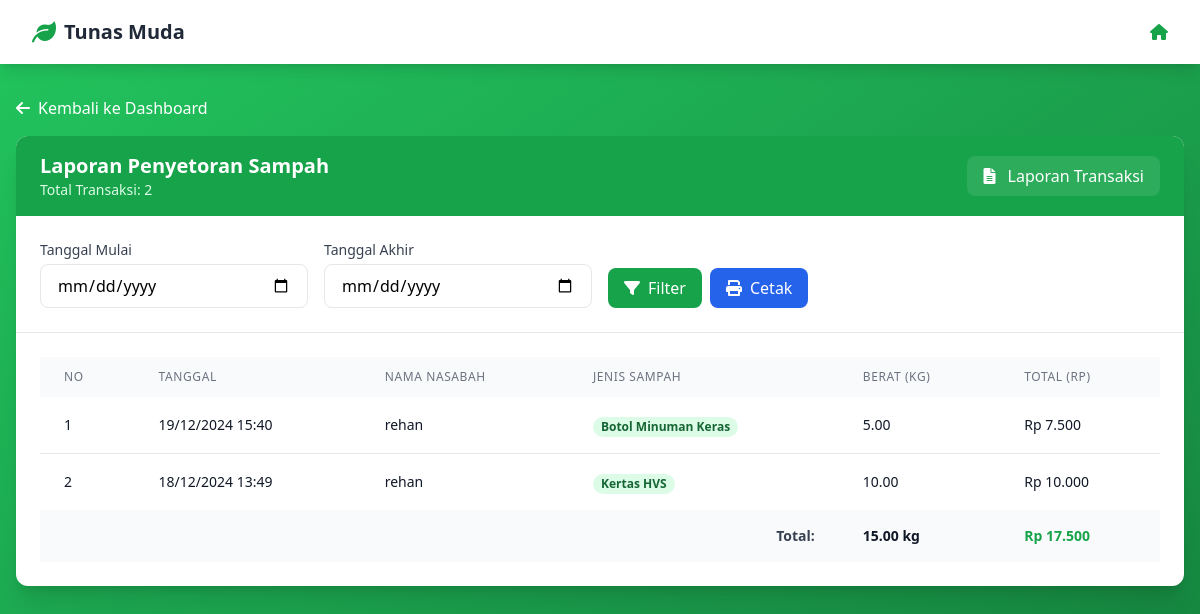
Screenshot of /bank_sampah/laporan.php (signed in) with the database file from the repository.
### tables this page shows
CREATE TABLE `transaksi` (
  `id` int(11) NOT NULL,
  `tanggal` datetime NOT NULL,
  `idNasabah` int(11) DEFAULT NULL,
  `idSampah` int(11) DEFAULT NULL,
  `berat` decimal(10,2) DEFAULT NULL,
  `total` decimal(10,2) DEFAULT NULL
);

CREATE TABLE `nasabah` (
  `id` int(11) NOT NULL,
  `nama` varchar(100) NOT NULL,
  `alamat` text NOT NULL,
  `telepon` varchar(15) NOT NULL,
  `saldo` decimal(10,2) DEFAULT 0.00,
  `username` varchar(50) NOT NULL,
  `password` varchar(255) NOT NULL
);

CREATE TABLE `sampah` (
  `id` int(11) NOT NULL,
  `jenis` varchar(100) NOT NULL,
  `harga` decimal(10,2) NOT NULL,
  `kategori` varchar(255) DEFAULT NULL
);

### bank_sampah/laporan.php (the view, shortened to what this page needs)
<?php
require_once 'config.php';
if (isset($_POST['filter'])) {
    $tanggal_mulai = $_POST['tanggal_mulai'];
    $tanggal_akhir = $_POST['tanggal_akhir'];
    $query = "SELECT t.*, n.nama as nama_nasabah, s.jenis as jenis_sampah
              FROM transaksi t
              JOIN nasabah n ON t.idNasabah = n.id
              JOIN sampah s ON t.idSampah = s.id
              WHERE t.tanggal BETWEEN ? AND ?
              ORDER BY t.tanggal DESC";
    $stmt = $conn->prepare($query);
    $stmt->bind_param("ss", $tanggal_mulai, $tanggal_akhir);
} else {
    $query = "SELECT t.*, n.nama as nama_nasabah, s.jenis as jenis_sampah
              FROM transaksi t
              JOIN nasabah n ON t.idNasabah = n.id
              JOIN sampah s ON t.idSampah = s.id
              ORDER BY t.tanggal DESC";
    $stmt = $conn->prepare($query);
}
$stmt->execute();
$result = $stmt->get_result();
?>
<!DOCTYPE html>
<html lang="id">
<head>
    <script src="https://cdn.tailwindcss.com"></script>
    <link href="https://cdnjs.cloudflare.com/ajax/libs/font-awesome/6.0.0/css/all.min.css" rel="stylesheet">
</head>
<body class="bg-gradient-to-br from-green-500 to-green-700 min-h-screen">
    <nav class="bg-white shadow-lg">
        <div class="max-w-7xl mx-auto px-4 sm:px-6 lg:px-8">
            <div class="flex justify-between h-16">
                <div class="flex items-center">
                    <i class="fas fa-leaf text-green-600 text-2xl mr-2"></i>
                    <span class="text-xl font-semibold text-gray-800">Tunas Muda</span>
                </div>
                <div class="flex items-center space-x-4">
                <a href="admin.php" class="text-green-600 hover:text-green-700">
                        <i class="fas fa-home"></i>
                    </a>
                </div>
            </div>
        </div>
    </nav>
    <div class="max-w-7xl mx-auto mt-8 px-4">
        <div class="mb-4">
            <a href="admin.php" class="inline-flex items-center text-white hover:text-green-100">
                <i class="fas fa-arrow-left mr-2"></i>
                Kembali ke Dashboard
            </a>
        </div>
        <div class="bg-white rounded-xl shadow-xl overflow-hidden">
            <div class="bg-green-600 text-white px-6 py-4">
                <div class="flex justify-between items-center">
                    <div>
                        <h2 class="text-xl font-semibold">Laporan Penyetoran Sampah</h2>
                        <p class="text-green-100 text-sm">Total Transaksi: <?php echo $result->num_rows; ?></p>
                    </div>
                    <div class="bg-white/10 px-4 py-2 rounded-lg backdrop-blur-sm">
                        <i class="fas fa-file-alt mr-2"></i>
                        Laporan Transaksi
                    </div>
                </div>
            </div>
            <div class="p-6 border-b border-gray-200">
                <form method="POST" action="" class="grid grid-cols-1 md:grid-cols-4 gap-4">
                    <div>
                        <label class="block text-sm font-medium text-gray-700 mb-1">Tanggal Mulai</label>
                        <input type="date" name="tanggal_mulai" required
                               value="<?php echo isset($_POST['tanggal_mulai']) ? $_POST['tanggal_mulai'] : ''; ?>"
                               class="w-full px-4 py-2 border border-gray-200 rounded-lg focus:ring-2 focus:ring-green-500 focus:border-transparent">
                    </div>
                    <div>
                        <label class="block text-sm font-medium text-gray-700 mb-1">Tanggal Akhir</label>
                        <input type="date" name="tanggal_akhir" required
                               value="<?php echo isset($_POST['tanggal_akhir']) ? $_POST['tanggal_akhir'] : ''; ?>"
                               class="w-full px-4 py-2 border border-gray-200 rounded-lg focus:ring-2 focus:ring-green-500 focus:border-transparent">
                    </div>
                    <div class="flex items-end space-x-2">
                        <button type="submit" name="filter"
                                class="px-4 py-2 bg-green-600 text-white rounded-lg hover:bg-green-700 transition-colors flex items-center">
                            <i class="fas fa-filter mr-2"></i>
                            Filter
                        </button>
                        <button type="button" onclick="window.print()"
                                class="px-4 py-2 bg-blue-600 text-white rounded-lg hover:bg-blue-700 transition-colors flex items-center">
                            <i class="fas fa-print mr-2"></i>
                            Cetak
                        </button>
                    </div>
                </form>
            </div>
            <div class="p-6">
                <div class="overflow-x-auto">
                    <table class="w-full">
                        <thead class="bg-gray-50">
                            <tr>
                                <th class="px-6 py-3 text-left text-xs font-medium text-gray-500 uppercase tracking-wider">No</th>
                                <th class="px-6 py-3 text-left text-xs font-medium text-gray-500 uppercase tracking-wider">Tanggal</th>
                                <th class="px-6 py-3 text-left text-xs font-medium text-gray-500 uppercase tracking-wider">Nama Nasabah</th>
                                <th class="px-6 py-3 text-left text-xs font-medium text-gray-500 uppercase tracking-wider">Jenis Sampah</th>
                                <th class="px-6 py-3 text-left text-xs font-medium text-gray-500 uppercase tracking-wider">Berat (kg)</th>
                                <th class="px-6 py-3 text-left text-xs font-medium text-gray-500 uppercase tracking-wider">Total (Rp)</th>
                            </tr>
                        </thead>
                        <tbody class="bg-white divide-y divide-gray-200">
                            <?php
                            $no = 1;
                            $total_berat = 0;
                            $total_pendapatan = 0;
                            while ($row = $result->fetch_assoc()):
                                $total_berat += $row['berat'];
                                $total_pendapatan += $row['total'];
                            ?>
                            <tr class="hover:bg-gray-50">
                                <td class="px-6 py-4 whitespace-nowrap text-sm text-gray-900"><?php echo $no++; ?></td>
                                <td class="px-6 py-4 whitespace-nowrap text-sm text-gray-900">
                                    <?php echo date('d/m/Y H:i', strtotime($row['tanggal'])); ?>
                                </td>
                                <td class="px-6 py-4 whitespace-nowrap text-sm text-gray-900">
                                    <?php echo htmlspecialchars($row['nama_nasabah']); ?>
                                </td>
                                <td class="px-6 py-4 whitespace-nowrap">
                                    <span class="px-2 inline-flex text-xs leading-5 font-semibold rounded-full bg-green-100 text-green-800">
                                        <?php echo htmlspecialchars($row['jenis_sampah']); ?>
                                    </span>
                                </td>
                                <td class="px-6 py-4 whitespace-nowrap text-sm text-gray-900">
                                    <?php echo number_format($row['berat'], 2); ?>
                                </td>
                                <td class="px-6 py-4 whitespace-nowrap text-sm font-medium text-gray-900">
                                    Rp <?php echo number_format($row['total'], 0, ',', '.'); ?>
                                </td>
                            </tr>
                            <?php endwhile; ?>
                        </tbody>
                        <tfoot class="bg-gray-50">
                            <tr class="font-bold">
                                <td colspan="4" class="px-6 py-4 text-right text-sm text-gray-700">Total:</td>
                                <td class="px-6 py-4 whitespace-nowrap text-sm text-gray-900">
                                    <?php echo number_format($total_berat, 2); ?> kg
                                </td>
                                <td class="px-6 py-4 whitespace-nowrap text-sm font-bold text-green-600">
                                    Rp <?php echo number_format($total_pendapatan, 0, ',', '.'); ?>
                                </td>
                            </tr>
                        </tfoot>
                    </table>
                </div>
            </div>
        </div>
    </div>
</body>
</html>

### rows the page displays
transaksi: tanggal "19/12/2024 15:40", idNasabah.nama "rehan", idSampah.jenis "Botol Minuman Keras", berat "5.00", total "7.500"
transaksi: tanggal "18/12/2024 13:49", idNasabah.nama "rehan", idSampah.jenis "Kertas HVS", berat "10.00", total "10.000"

### other values shown
$result->num_rows "2"
$total_berat "15.00"
$total_pendapatan "17.500"
